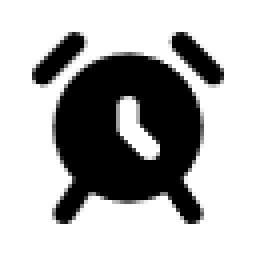
#> input picture alarm.gif, 64 x 64 px (shown 4 times larger)
$ python img2frames.py
#> lines starting #> are read from the running program, lines starting #| are printed output that depends on the picture
from PIL import Image

buffer = []

WIDTH = 128
HEIGHT = 64

fileName = "./alarm.gif"

outputString = "#include \""

outputString += fileName[2:-3]+"h"

outputString += "\"\n\nconst unsigned char bufferAnimation["


def drawPixel(x, y, colour):
    global buffer
    byteNum = int((y*(WIDTH/8)) + int(x/8))
    # print(byteNum)
    bitNum = x % 8
    actualByte = buffer[byteNum]
    if (colour == 1):
        actualByte = actualByte | (1 << (7-bitNum))
    else:
        actualByte = actualByte & (~(1 << (7-bitNum)))

    buffer[byteNum] = actualByte


imageObject = Image.open(fileName)
#> imageObject is the input picture: PIL image 64x64 P; min 0, max 255, mean 176.2

print(imageObject.is_animated)
#| True
print(imageObject.n_frames)
#| 41

outputString += str(imageObject.n_frames)


outputString += "][1024]={\n"

for frameNum in range(0, imageObject.n_frames):
    outputString += "{"
    buffer = []
    for i in range(0, 1024):
        buffer.append(0)
    imageObject.seek(frameNum)
    im = imageObject.convert('RGBA')
    # im.show()
    px = im.load()

    for i in range(0, 64):
        for j in range(0, 64):
            #print("Orig ", str(i), " ", str(j))
            if (px[i, j][0] < 250 and px[i, j][1] < 250 and px[i, j][2] < 250):
                # ADJUST PARAMETERS BELOW FOR X AND Y OFFSET
                drawPixel(i + 32, j + 0, 1)

    for i in range(0, 1024):
        outputString += str(buffer[i])
        if (i != 1023):
            outputString += ", "
    outputString += "},\n"
#> this loop made 41 passes
#> pass 2, `im = imageObject.convert('RGBA')`:
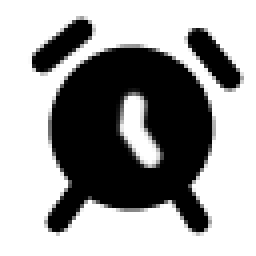
#> im: PIL image 64x64 RGBA (shown 4 times larger); mean R, G, B, A 159.5, 159.5, 159.5, 255
#> pass 3, `im = imageObject.convert('RGBA')`:
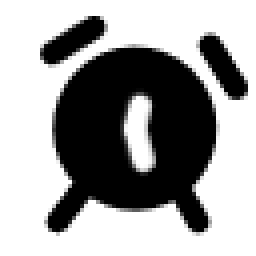
#> im: PIL image 64x64 RGBA (shown 4 times larger); mean R, G, B, A 159.5, 159.5, 159.5, 255

outputString = outputString[:-1]  # remove comma from last one

outputString += "\n};"

f = open(fileName[:-3]+"c", "w")
f.write(outputString)
f.close()


hFileContent = "extern const unsigned char bufferAnimation ["
hFileContent += str(imageObject.n_frames)
hFileContent+="][1024];"

f=open(fileName[:-3]+"h", "w")
f.write(hFileContent)
f.close()
